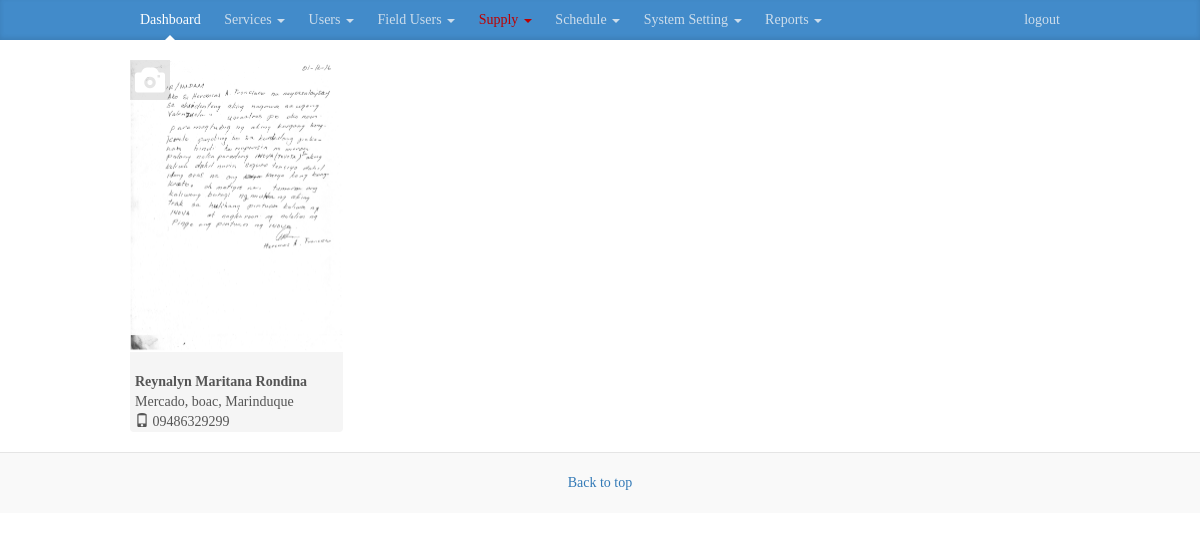
The app's page /dashboard.php?active=dashboard (signed in) with its own data.
### tables this page shows
CREATE TABLE `info` (
  `id` int(11) NOT NULL,
  `firstname` varchar(255) NOT NULL,
  `lastname` varchar(255) NOT NULL,
  `middlename` varchar(255) NOT NULL,
  `age` varchar(255) NOT NULL,
  `sex` varchar(255) NOT NULL,
  `dob` date NOT NULL,
  `religion` varchar(255) NOT NULL,
  `address` varchar(255) NOT NULL,
  `nationality` varchar(255) NOT NULL,
  `weight` varchar(255) NOT NULL,
  `height` varchar(255) NOT NULL,
  `userid` int(11) DEFAULT NULL,
  `civil_status` varchar(255) DEFAULT NULL,
  `pob` varchar(255) DEFAULT NULL,
  `membership_type` varchar(255) DEFAULT NULL,
  `consumer_type` varchar(255) DEFAULT NULL,
  `photo` varchar(255) DEFAULT NULL,
  `contact_number` varchar(255) DEFAULT NULL,
  `brgy` varchar(255) DEFAULT NULL,
  `municipality` varchar(255) DEFAULT NULL
);

### backend/model.php (called while the page is built, shortened)
<?php
class Model {
	protected $db;
	public function __construct(){
		$server 	= "localhost";
		$db 		= "meralco";
		$username 	= "root";
		$charset 	= "utf8";
		$password 	= "";
		$db = new PDO("mysql:host=$server;dbname=$db;charset=$charset", $username, $password);
		$this->db = $db;
		$x = $this->getAllActiveLineman();
		$this->getSetting();
	}
	public function getAllActiveLineman(){
		$records = array();
		$branch = $this->getBranchById($_SESSION['user']['branch_id']);
		$branch = $branch['municipality'];
		$stmnt   = $this->db->prepare("
				SELECT t1.id,CONCAT(t2.firstname,' ',t2.lastname) as name FROM user t1
				left join info t2 on t1.id = t2.userid
				WHERE t1.type = ?
				AND t2.municipality LIKE '%".$branch."%'
				AND t1.deleted = 0
			");
		$stmnt->execute(array("line_man"));
		while($row = $stmnt->fetch()){
			$records[] = $row;
		}
		return $records;
	}
	public function getSetting(){
		return  $this->db->query("SELECT * FROM setting LIMIT 1")->fetch();
	}
	public function getBranchById($id){
		$stmnt =  $this->db->prepare("
				SELECT *
				FROM branch
				where id = ?
				LIMIT 1
			");
		$stmnt->execute(array($id));
		return $stmnt->fetch();
	}
	public function getProfile(){
		$stmnt = $this->db->prepare("SELECT * FROM info WHERE userid = ? LIMIT 1");
		$stmnt->execute(array($_SESSION['user']['id']));
		while($row = $stmnt->fetch()){
			if($row['photo'] == ""){
					$row['photo'] = "img/user.png";
				} else {
					$row['photo'] = "uploads/".$row['photo'];
				}
				return $row;
			}
			return array();
	}
}

### backend/process.php (called while the page is built)
<?php
      include_once "model.php";
      $model = new Model();

### dashboard.php (the view, shortened to what this page needs)
<?php include_once "backend/process.php"; ?>
<!DOCTYPE html>
<html lang="en">
  <head>
    <link href="css/bootstrap.min.css" rel="stylesheet">
    <link href="css/blog.css" rel="stylesheet">
    <link rel="stylesheet" href="css/prism.css">
    <link rel="stylesheet" href="css/chosen.min.css">
  </head>
  <body>
    <?php include_once "header.php"; ?>
    <div class="container">
      <br>
        <?php
          $profile = $model->getProfile();
          $id = $_SESSION['user']['id'];
        ?>
      <div class="row">
        <div class="col-sm-3 blog-sidebar">
          <div class="sidebar-module sidebar-module-inset profile-pic">
              <span  data-id="<?= $id;?>" class="upload glyphicon glyphicon-camera"></span>
            <a  href="edit_user.php?id=<?= $id;?>">
              <img width="100%" src="<?= isset($profile['photo']) ? $profile['photo'] : 'img/user.png';?>">
            </a>
<br>
            <br>
            <label style="margin:0px 5px;"><?= (isset($profile['firstname']) ? $profile['firstname'] : "")." ". (isset($profile['middlename']) ? $profile['middlename'] :"")." ".(isset($profile['lastname']) ? $profile['lastname'] :"");?> </label>
            <p  style="margin:0px 5px;"><?= isset($profile['brgy']) ? $profile['brgy'].", ".$profile['municipality'].", Marinduque" : ""?></p>
            <p  style="margin:0px 5px;"><span class="glyphicon glyphicon-phone"></span> <span style=""><?= isset($profile['contact_number']) ? $profile['contact_number'] : "";?></span></p>
          </div>
        </div>
        <div class="col-sm-8 col-sm-offset-1 blog-main">
        </div>
      </div>
    </div>
    <footer class="blog-footer">
      <p>
        <a href="#">Back to top</a>
      </p>
    </footer>
  </body>
</html>

### css/blog.css (style rules this page uses)
body { font-family: Georgia, "Times New Roman", Times, serif; color: #555; }
@media (min-width: 1200px) { .container { width: 970px; } }
.blog-main { font-size: 18px; line-height: 1.5; }
.sidebar-module { padding: 15px; margin: 0 -15px 15px; }
.sidebar-module-inset { padding: 15px; background-color: #f5f5f5; border-radius: 4px; }
.sidebar-module-inset p:last-child, .sidebar-module-inset ul:last-child, .sidebar-module-inset ol:last-child { margin-bottom: 0; }
.blog-footer { margin-top: 20px; padding: 20px 0; color: #999; text-align: center; background-color: #f9f9f9; border-top: 1px solid #e5e5e5; }
.blog-footer p:last-child { margin-bottom: 0; }
.profile-pic { display: block; margin: 0px; padding: 0px; position: relative; }
.profile-pic img { width: 100%; height: 100%; }
.profile-pic .upload { position: absolute; top: 0px; padding: 5px; background: rgba(0,0,0,.1); color: white; font-size: 30px; }

### records on screen
info: firstname "Reynalyn", middlename "Maritana", lastname "Rondina", brgy "Mercado", municipality "boac", contact_number "09486329299"
